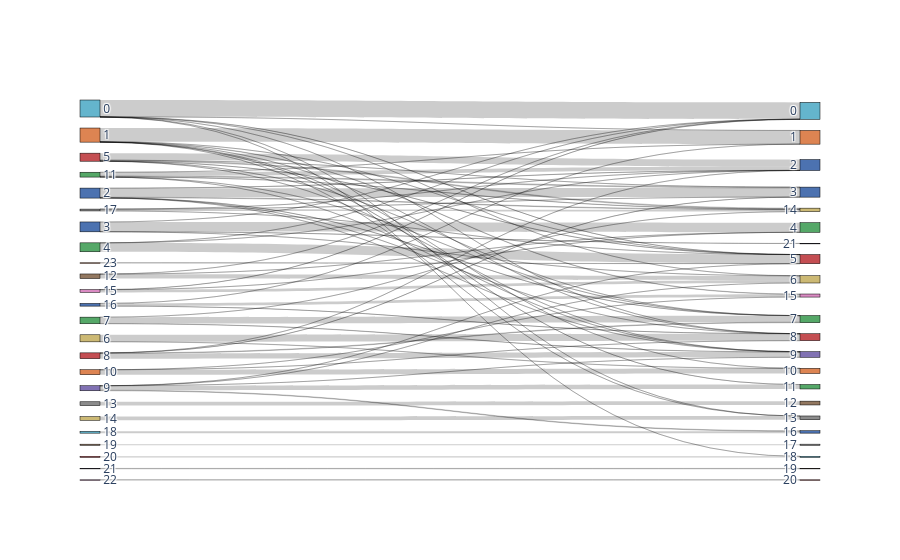
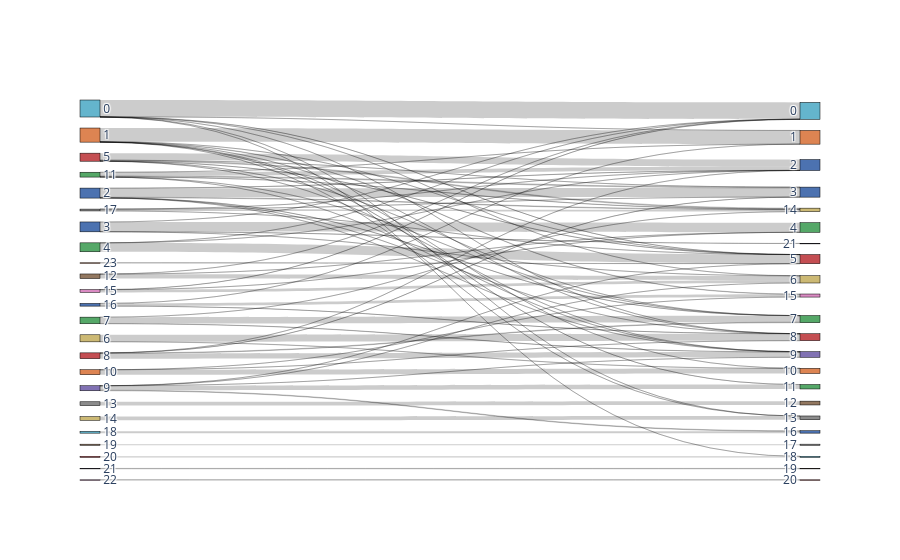

Source (notebook cell) for these figures, in order:
### Code cell
bc.tl.report(adata_pred=adata_std, celltype='leiden_new', method='without_regress_out', analysis_name='standard_workflow_besca2_0',
                        test_dataset='adata_std', name_prediction='leiden', name_report='compare_leiden', use_raw=False,
                        remove_nonshared=False, clustering='leiden', asymmetric_matrix=True, delimiter='\t', verbose=True)

### Figure 1 — Plotly figure (JSON) as saved in the notebook; plotly's stock layout.template omitted (floating-point values rounded to 4 significant figures)
{"data": [{"link": {"source": [1, 1, 1, 1, 1, 1, 1, 2, 2, 2, 2, 2, 2, 4, 4, 4, 17, 17, 17, 17, 9, 9, 9, 9, 9, 10, 10, 10, 15, 15, 15, 6, 6, 7, 7, 7, 12, 12, 12, 13, 5, 5, 5, 5, 5, 5, 14, 19, 0, 0, 0, 0, 0, 0, 0, 8, 8, 8, 8, 20, 23, 22, 11, 11, 11, 11, 11, 11, 21, 16, 16, 16, 3, 3, 3, 3, 18], "target": [25, 29, 32, 35, 37, 34, 39, 27, 38, 32, 31, 33, 26, 29, 26, 24, 27, 29, 38, 26, 29, 40, 30, 35, 33, 32, 34, 39, 30, 24, 28, 32, 34, 38, 31, 33, 30, 24, 28, 36, 27, 29, 38, 31, 33, 26, 37, 41, 25, 29, 32, 30, 37, 42, 24, 27, 31, 33, 26, 42, 29, 44, 25, 27, 38, 31, 33, 26, 43, 25, 32, 39, 30, 24, 28, 45, 40], "value": [922, 1, 1, 3, 1, 3, 24, 612, 37, 1, 8, 11, 7, 602, 1, 1, 2, 1, 120, 2, 1, 40, 1, 298, 1, 1, 335, 1, 184, 4, 1, 465, 13, 1, 432, 15, 296, 9, 7, 259, 3, 1, 60, 5, 1, 475, 250, 76, 7, 1, 1, 6, 1, 1, 1134, 3, 38, 350, 5, 72, 12, 13, 1, 58, 16, 1, 2, 250, 27, 1, 1, 182, 6, 3, 647, 11, 124]}, "node": {"color": ["#64b5cd", "#dd8452", "#4c72b0", "#4c72b0", "#55a868", "#c44e52", "#ccb974", "#55a868", "#c44e52", "#8172b3", "#dd8452", "#55a868", "#937860", "#8c8c8c", "#ccb974", "#da8bc3", "#4c72b0", "#8c8c8c", "#64b5cd", "#937860", "#c44e52", "#8172b3", "#da8bc3", "#dd8452", "#64b5cd", "#dd8452", "#4c72b0", "#4c72b0", "#55a868", "#c44e52", "#ccb974", "#55a868", "#c44e52", "#8172b3", "#dd8452", "#55a868", "#937860", "#8c8c8c", "#ccb974", "#da8bc3", "#4c72b0", "#8c8c8c", "#64b5cd", "#937860", "#c44e52", "#8172b3"], "label": ["0", "1", "2", "3", "4", "5", "6", "7", "8", "9", "10", "11", "12", "13", "14", "15", "16", "17", "18", "19", "20", "21", "22", "23", "0", "1", "2", "3", "4", "5", "6", "7", "8", "9", "10", "11", "12", "13", "14", "15", "16", "17", "18", "19", "20", "21"], "line": {"color": "black", "width": 0.5}, "pad": 15, "thickness": 20}, "type": "sankey"}], "layout": {}}

### Figure 2 — Plotly figure (JSON) as saved in the notebook; plotly's stock layout.template omitted (floating-point values rounded to 4 significant figures)
{"data": [{"link": {"source": [1, 1, 1, 1, 1, 1, 1, 2, 2, 2, 2, 2, 2, 4, 4, 4, 17, 17, 17, 17, 9, 9, 9, 9, 9, 10, 10, 10, 15, 15, 15, 6, 6, 7, 7, 7, 12, 12, 12, 13, 5, 5, 5, 5, 5, 5, 14, 19, 0, 0, 0, 0, 0, 0, 0, 8, 8, 8, 8, 20, 23, 22, 11, 11, 11, 11, 11, 11, 21, 16, 16, 16, 3, 3, 3, 3, 18], "target": [25, 29, 32, 35, 37, 34, 39, 27, 38, 32, 31, 33, 26, 29, 26, 24, 27, 29, 38, 26, 29, 40, 30, 35, 33, 32, 34, 39, 30, 24, 28, 32, 34, 38, 31, 33, 30, 24, 28, 36, 27, 29, 38, 31, 33, 26, 37, 41, 25, 29, 32, 30, 37, 42, 24, 27, 31, 33, 26, 42, 29, 44, 25, 27, 38, 31, 33, 26, 43, 25, 32, 39, 30, 24, 28, 45, 40], "value": [922, 1, 1, 3, 1, 3, 24, 612, 37, 1, 8, 11, 7, 602, 1, 1, 2, 1, 120, 2, 1, 40, 1, 298, 1, 1, 335, 1, 184, 4, 1, 465, 13, 1, 432, 15, 296, 9, 7, 259, 3, 1, 60, 5, 1, 475, 250, 76, 7, 1, 1, 6, 1, 1, 1134, 3, 38, 350, 5, 72, 12, 13, 1, 58, 16, 1, 2, 250, 27, 1, 1, 182, 6, 3, 647, 11, 124]}, "node": {"color": ["#64b5cd", "#dd8452", "#4c72b0", "#4c72b0", "#55a868", "#c44e52", "#ccb974", "#55a868", "#c44e52", "#8172b3", "#dd8452", "#55a868", "#937860", "#8c8c8c", "#ccb974", "#da8bc3", "#4c72b0", "#8c8c8c", "#64b5cd", "#937860", "#c44e52", "#8172b3", "#da8bc3", "#dd8452", "#64b5cd", "#dd8452", "#4c72b0", "#4c72b0", "#55a868", "#c44e52", "#ccb974", "#55a868", "#c44e52", "#8172b3", "#dd8452", "#55a868", "#937860", "#8c8c8c", "#ccb974", "#da8bc3", "#4c72b0", "#8c8c8c", "#64b5cd", "#937860", "#c44e52", "#8172b3"], "label": ["0", "1", "2", "3", "4", "5", "6", "7", "8", "9", "10", "11", "12", "13", "14", "15", "16", "17", "18", "19", "20", "21", "22", "23", "0", "1", "2", "3", "4", "5", "6", "7", "8", "9", "10", "11", "12", "13", "14", "15", "16", "17", "18", "19", "20", "21"], "line": {"color": "black", "width": 0.5}, "pad": 15, "thickness": 20}, "type": "sankey"}], "layout": {}}
